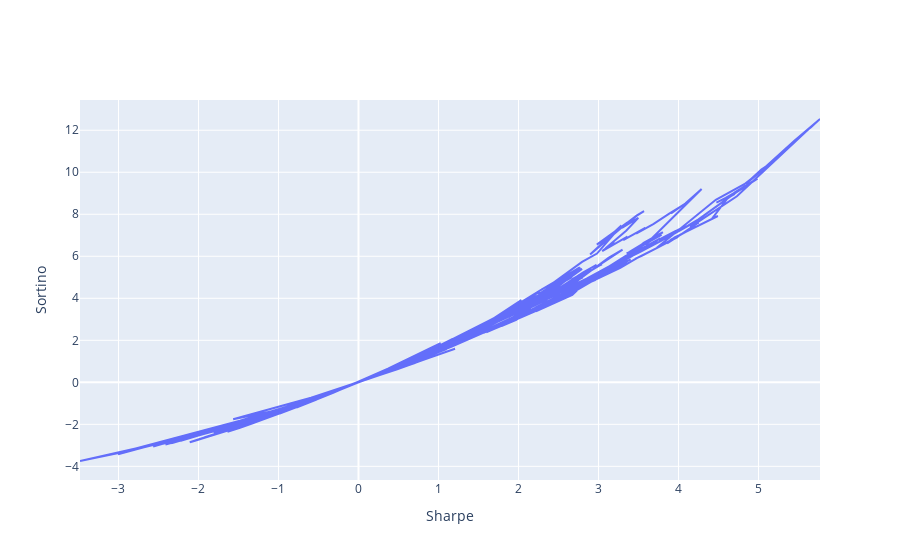

Notebook cell for this chart:
### Markdown cell above
### correlation between indices

### Code cell
fig_corr = go.Figure()
fig_corr.add_trace({'x': sharpe_qs, 'y': sortino_qs})
fig_corr.update_layout(xaxis_title='Sharpe', yaxis_title='Sortino')

### Figure 1 — Plotly figure (JSON) as saved in the notebook; plotly's stock layout.template omitted (floating-point values rounded to 4 significant figures; data arrays with more than 128 entries replaced by an {"elided": "..."} marker saying what was removed)
{"data": [{"type": "scatter", "x": {"elided": "2694 float values"}, "y": {"elided": "2694 float values"}}], "layout": {"xaxis": {"title": {"text": "Sharpe"}}, "yaxis": {"title": {"text": "Sortino"}}}}
